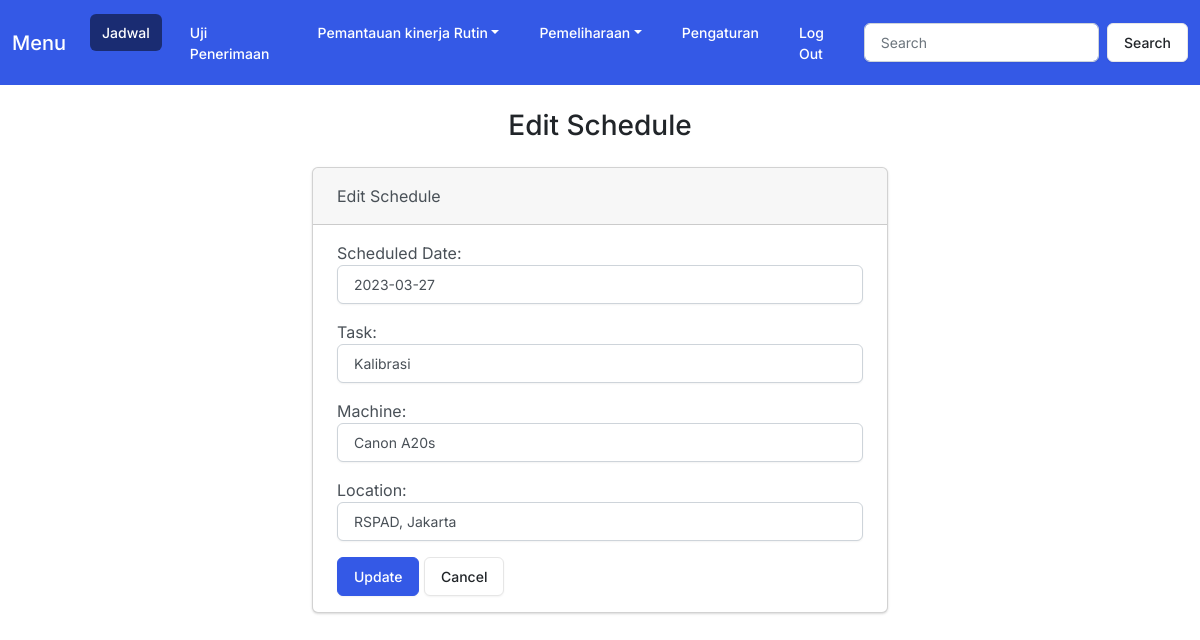
Page /edit/2/ on the committed database.
### myapp/models.py (models this page shows)
class Schedule(models.Model):
    user = models.ForeignKey(User, on_delete=models.CASCADE, null=True)
    task_date = models.DateField(null=True)
    task = models.CharField(max_length=150)
    machine = models.CharField(max_length=150)
    location = models.CharField(max_length=150)

### myapp/views.py (the view)
# urls.py: path('edit/<int:id>/', views.edit, name='edit'),
def edit(request, id):
    if request.method == 'POST':
        schedule = Schedule.objects.get(pk=id)
        form = Scheduleform(request.POST, instance=schedule)
        if form.is_valid():
            form.save()
            return render(request, 'myapp/edit.html', {
                'form': form,
                'success': True
            })
    else:
        schedule = Schedule.objects.get(pk=id)
        form = Scheduleform(instance=schedule)
    return render(request, 'myapp/edit.html', {
        'form': form
    })

### myapp/forms.py
class Scheduleform(forms.ModelForm):
    class Meta:
        model = Schedule
        fields = ['task_date', 'task', 'machine', 'location']
        labels = {
            'task_date': 'Scheduled Date',
            'task': 'Task',
            'machine': 'Machine',
            'location': 'Location',
        }
        widgets = {
            'task_date': forms.DateInput(attrs={'class': 'form-control'}),
            'task': forms.TextInput(attrs={'class': 'form-control'}),
            'machine': forms.TextInput(attrs={'class': 'form-control'}),
            'location': forms.TextInput(attrs={'class': 'form-control'})
        }

### myapp/templates/myapp/edit.html (shortened to what this page needs)
{% extends 'myapp/base.html' %}
{% block body %}
    <h3 class="text-center m-4">Edit Schedule</h3>
    {% if success %}
    <div class="alert alert-success" role="alert">
        The schedule updated sucessfully.
        <a href="{% url 'home' %}" class="alert-link">Go to Schedule.</a>
    </div>
    {% else %}
    <div class="row justify-content-center">
        <div class="col-6">
            <div class="card bg-secondary mb-3">
                <div class="card-header">Edit Schedule</div>
                <div class="card-body">
                    <form action="" method="POST">
                        {{ form.as_p }}
                        <button type="submit" class="btn btn-primary">Update</button>
                        <a href="{% url 'home' %}" class="btn btn-secondary">Cancel</a>
                    </form>
                </div>
            </div>
        </div>
    {% endif %}
{% endblock %}

### rows in the picture
Schedule: task_date "2023-03-27", task "Kalibrasi", machine "Canon A20s", location "RSPAD, Jakarta"
